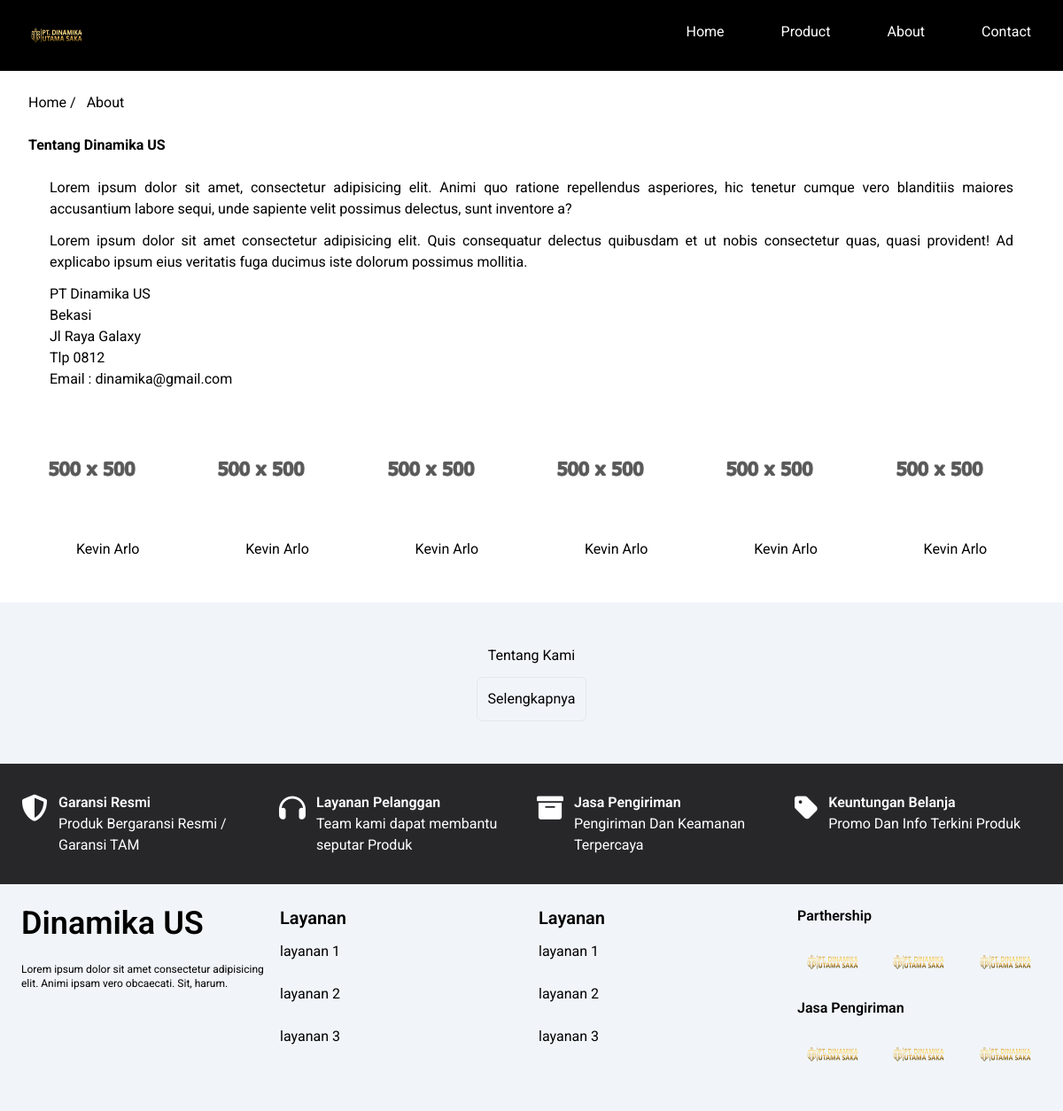
Page /about.php on the committed database.
### tables this page shows
CREATE TABLE `tbl_settings_logo` (
  `SettingsLogoID` int(11) NOT NULL,
  `StatusID` int(11) NOT NULL,
  `SettingsLogoName` varchar(255) NOT NULL,
  `SettingsLogoValue` varchar(255) DEFAULT NULL,
  `CreateBy` varchar(20) DEFAULT NULL,
  `CreateTime` timestamp NOT NULL DEFAULT current_timestamp(),
  `UpdateBy` varchar(20) DEFAULT NULL,
  `UpdateTime` timestamp NULL DEFAULT NULL
);

CREATE TABLE `tbl_team` (
  `TeamID` int(11) NOT NULL,
  `StatusID` int(11) NOT NULL,
  `FullName` varchar(25) NOT NULL,
  `Position` varchar(25) NOT NULL,
  `Linkedin` text DEFAULT NULL,
  `Instagram` text DEFAULT NULL,
  `TeamPhoto` varchar(255) DEFAULT NULL,
  `CreateBy` varchar(20) DEFAULT NULL,
  `CreateTime` timestamp NOT NULL DEFAULT current_timestamp(),
  `UpdateBy` varchar(20) DEFAULT NULL,
  `UpdateTime` timestamp NULL DEFAULT NULL
);

### about.php (the view, shortened to what the rows shown need)
<?php
require_once('includes/helpers/WebRootPath.php');
require_once('includes/class/MetaClass.php');
$Meta           = new Meta();
require_once('includes/component/Header.php');
require_once('includes/class/ProductClass.php');
$Product        = new Product();
require_once('includes/class/SettingsClass.php');
$SettingsLogo   = new Settings();
require_once('includes/component/Navbar.php');
require_once('includes/class/TeamClass.php');
$Team           = new Team();
require_once('includes/component/SidebarMenu.php');
?>
<div class='lg:mx-8 mx-6 mt-6'>
    <div class='mt-6 mb-12 text-justify'>
        <h2 class='font-bold'>Tentang Dinamika US</h2>
        <div class='mt-6 grid lg:grid-cols-6 grid-cols-2 gap-3'>
            <?php foreach ($Team->fetchTeam() as $row) : ?>
                <div class='grid'>
                    <img class='w-36 h-36' src="<?= WebRootPath(); ?>admin/assets/img/teamphoto/<?= $row['TeamPhoto']; ?>" alt="<?= $row['TeamPhoto']; ?>">
                    <h3 class='text-center'><?= $row['FullName']; ?></h3>
                </div>
            <?php endforeach; ?>
        </div>
    </div>
</div>
<?php
require_once('includes/component/Footer.php');
require_once('includes/component/Script.php');
require_once('includes/component/EndFooter.php');
?>

### includes/component/Navbar.php (shortened to what the rows shown need)
<div class='bg-black' style="position: relative;">
    <div class='mx-6 hidden lg:block '>
        <div class="flex justify-between">
            <a href="<?= WebRootPath(); ?>index.php">
                <?php foreach ($SettingsLogo->fetchLogoHeaderorNavbar() as $row) : ?>
                    <img src="<?= WebRootPath(); ?>admin/assets/img/settingslogo/<?= $row['SettingsLogoValue']; ?>" class='w-20 h-20 mr-3' alt="<?= $row['SettingsLogoValue']; ?>">
                <?php endforeach; ?>
            </a>
                                <?php foreach ($Product->fetchProductNavbar() as $row) : ?>
                                    <div class='grid'>
                                        <a href="<?= WebRootPath(); ?>products.php?page=<?= $row['ProductCategoryID']; ?>">
                                            <img class='w-32' src="<?= WebRootPath(); ?>admin/assets/img/productcategoryphoto/<?= $row['ProductCategoryPhoto']; ?>" alt="<?= $row['ProductCategoryPhoto']; ?>">
                                            <p class="text-sm mt-5"><?= $row['ProductCategoryName']; ?></p>
                                        </a>
                                    </div>
                                <?php endforeach; ?>
        </div>
    </div>
</div>

### includes/component/Footer.php (shortened to what the rows shown need)
<Footer class='bg-slate-100'>
    <div class='grid lg:grid-cols-4 grid-cols-1 gap-4 px-6 py-6'>
        <div>
            <div class='grid'>
                <div class=''>
                    <div class="columns-3">
                        <?php foreach ($SettingsLogo->fetchLogoHeaderorNavbar() as $row) : ?>
                            <img src="<?= WebRootPath(); ?>admin/assets/img/settingslogo/<?= $row['SettingsLogoValue']; ?>" class='w-20 h-20 mr-3' alt="<?= $row['SettingsLogoValue']; ?>">
                        <?php endforeach; ?>
                        <?php foreach ($SettingsLogo->fetchLogoHeaderorNavbar() as $row) : ?>
                            <img src="<?= WebRootPath(); ?>admin/assets/img/settingslogo/<?= $row['SettingsLogoValue']; ?>" class='w-20 h-20 mr-3' alt="<?= $row['SettingsLogoValue']; ?>">
                        <?php endforeach; ?>
                        <?php foreach ($SettingsLogo->fetchLogoHeaderorNavbar() as $row) : ?>
                            <img src="<?= WebRootPath(); ?>admin/assets/img/settingslogo/<?= $row['SettingsLogoValue']; ?>" class='w-20 h-20 mr-3' alt="<?= $row['SettingsLogoValue']; ?>">
                        <?php endforeach; ?>
                    </div>
                </div>
                <div class=''>
                    <div class="columns-3">
                        <?php foreach ($SettingsLogo->fetchLogoHeaderorNavbar() as $row) : ?>
                            <img src="<?= WebRootPath(); ?>admin/assets/img/settingslogo/<?= $row['SettingsLogoValue']; ?>" class='w-20 h-20 mr-3' alt="<?= $row['SettingsLogoValue']; ?>">
                        <?php endforeach; ?>
                        <?php foreach ($SettingsLogo->fetchLogoHeaderorNavbar() as $row) : ?>
                            <img src="<?= WebRootPath(); ?>admin/assets/img/settingslogo/<?= $row['SettingsLogoValue']; ?>" class='w-20 h-20 mr-3' alt="<?= $row['SettingsLogoValue']; ?>">
                        <?php endforeach; ?>
                        <?php foreach ($SettingsLogo->fetchLogoHeaderorNavbar() as $row) : ?>
                            <img src="<?= WebRootPath(); ?>admin/assets/img/settingslogo/<?= $row['SettingsLogoValue']; ?>" class='w-20 h-20 mr-3' alt="<?= $row['SettingsLogoValue']; ?>">
                        <?php endforeach; ?>
                    </div>
                </div>
            </div>
        </div>
    </div>
</Footer>

### rows in the picture
tbl_settings_logo: SettingsLogoValue (picture)
tbl_team: TeamPhoto (picture), FullName "Kevin Arlo"
tbl_team: TeamPhoto (picture), FullName "Kevin Arlo"
tbl_team: TeamPhoto (picture), FullName "Kevin Arlo"
tbl_team: TeamPhoto (picture), FullName "Kevin Arlo"
tbl_team: TeamPhoto (picture), FullName "Kevin Arlo"
tbl_team: TeamPhoto (picture), FullName "Kevin Arlo"
